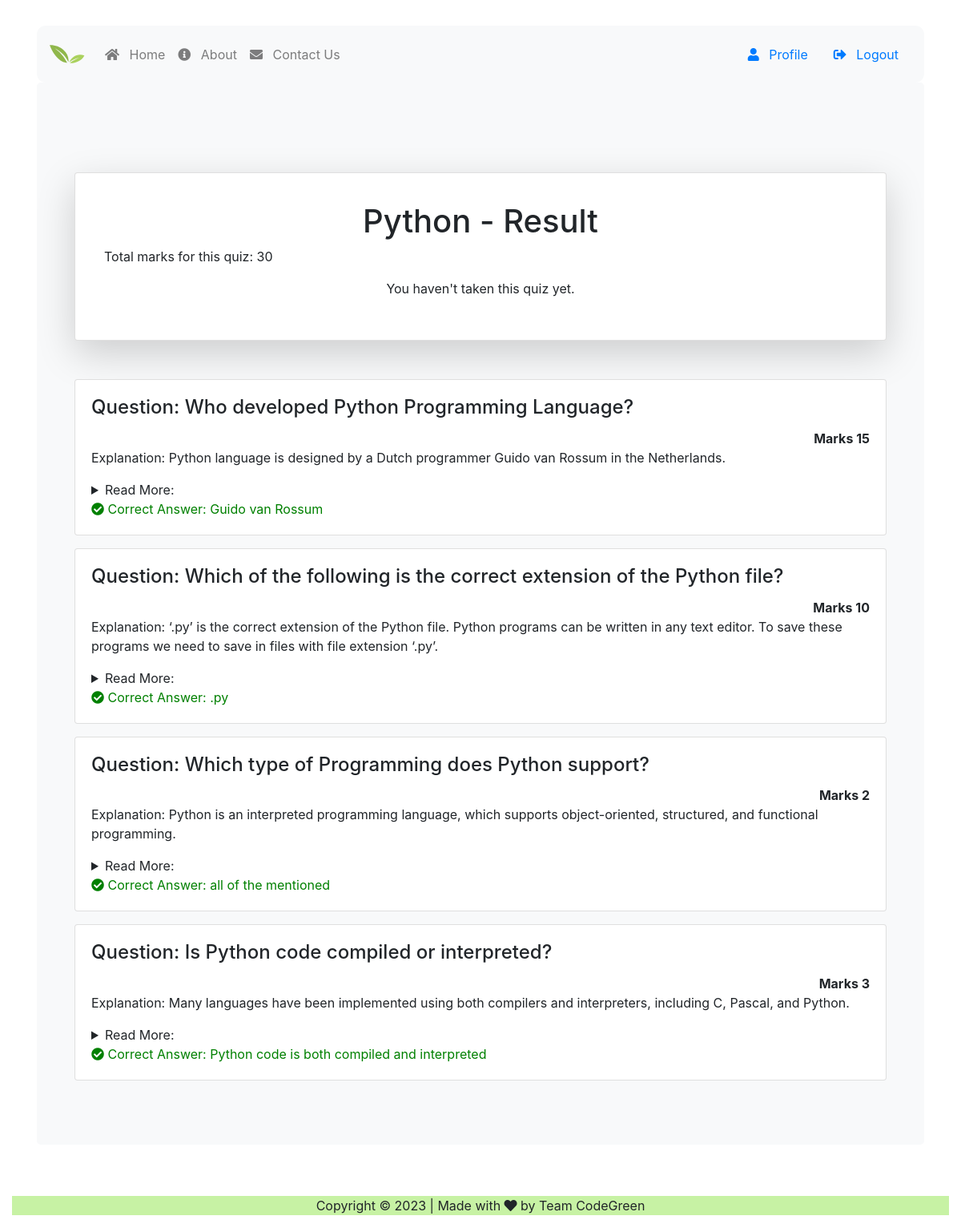
/results/2/ (signed in), run on the app's committed database.
### users/models.py (models this page shows, shortened)
class Quiz(models.Model):
    name = models.CharField(max_length=255)

class Question(models.Model):
    text = models.CharField(max_length=255)
    quiz = models.ForeignKey(Quiz, on_delete=models.CASCADE)
    marks = models.PositiveIntegerField(default=1)
    explanation = models.TextField()
    lmore = models.TextField()

class Answer(models.Model):
    text = models.CharField(max_length=255)
    question = models.ForeignKey(Question, on_delete=models.CASCADE)
    is_correct = models.BooleanField(default=False)

### users/views.py (the view)
# urls.py: path('results/<int:quiz_id>/', views.results, name='results'),
@login_required
def results(request, quiz_id):
    quiz = Quiz.objects.get(id=quiz_id)
    quiz_responses = QuizResponse.objects.filter(quiz_id=quiz_id)
    quiz_results = QuizResult.objects.filter(user=request.user, quiz=quiz)
    questions = quiz.question_set.all()  # get all questions for the quiz
    total_marks = sum(question.marks for question in questions)
    return render(request, 'users/results.html', {'quiz': quiz, 'quiz_results': quiz_results, 'questions': questions, 'quiz_responses': quiz_responses,'total_marks': total_marks})

### users/templates/users/results.html (shortened to what this page needs)
{% extends "users/base.html" %}
{% load static %}
{% block css %}
<link rel="stylesheet" href="{% static 'styles/results.css' %}">
{% endblock %}
{% block content %}
<div class="jumbotron bg-light text-left">
    <link rel="stylesheet"
        href="https://stackpath.bootstrapcdn.com/bootstrap/4.3.1/css/bootstrap.min.css">
    <link rel="stylesheet"
        href="https://cdnjs.cloudflare.com/ajax/libs/font-awesome/5.15.3/css/all.min.css">
    <div class="container mt-5">
        <div class="card shadow-lg p-3 mb-5 bg-white rounded">
            <div class="card-body">
                <h1 class="text-center">{{ quiz.name }} - Result</h1>
                <p>Total marks for this quiz: {{ total_marks }}</p>
                {% if quiz_results %}
                <div class="text-center">
                </div>
                <ul class="list-group list-group-flush">
                    {% for quiz_result in quiz_results %}
                    <li class="list-group-item text-center"><strong>Your score: {{ quiz_result.score }} Marks</strong></li>
                    {% endfor %}
                </ul>
                {% if quiz_results.0.score == total_marks %}
                <div class="text-center mt-4">
                    <i class="fas fa-5x fa-trophy text-success"></i>
                    <p class="mt-3">Congratulations! You got a perfect score!</p>
                </div>
                {% endif %}
                {% else %}
                <p class="text-center">You haven't taken this quiz yet.</p>
                {% endif %}
            </div>
        </div>
        {% if questions %}
        <div class="mt-5">
            {% for question in questions %}
            <div class="card mb-3">
                <div class="card-body">
                    <h4 class="card-title">Question: {{ question.text }}</h4>
                    <div class="text-right">
                        <strong>Marks {{ question.marks }}</strong>
                    </div>
                    <p class="card-text">Explanation: {{ question.explanation }}</p>
                    <details>
                        <summary>Read More: </summary>
                    </details>
                    {% for answer in question.answer_set.all %}
                    {% if answer.is_correct == 1 %}
                    <p class="card-text correct-answer"><i class="fas fa-check-circle"></i> Correct Answer: {{ answer.text }}</p>
                    {% endif %}
                    {% endfor %}
                </div>
            </div>
            {% endfor %}
        </div>
        {% endif %}
    </div>
</div>
{% endblock content %}

### static/styles/base.css (style rules this page uses)
body { background-image: url("https://jooinn.com/images/leaf-background-2.jpg"); background-repeat: repeat-y; background-attachment: fixed; background-size: cover; }

### static/styles/results.css (style rules this page uses)
.correct-answer { color: green; }

### data on the page
Quiz: name "Python"
Question: text "Who developed Python Programming Language?", marks "15", explanation "Python language is designed by a Dutch programmer Guido van Rossum in the Netherlands."
Answer: text "Guido van Rossum"
Question: text "Which of the following is the correct extension of the Python file?", marks "10", explanation "‘.py’ is the correct extension of the Python file. Python programs can be written in any text editor. To save these programs we need to save in files with file extension ‘.py’."
Answer: text ".py"
Question: text "Which type of Programming does Python support?", marks "2", explanation "Python is an interpreted programming language, which supports object-oriented, structured, and functional programming."
Answer: text "all of the mentioned"
Question: text "Is Python code compiled or interpreted?", marks "3", explanation "Many languages have been implemented using both compilers and interpreters, including C, Pascal, and Python."
Answer: text "Python code is both compiled and interpreted"

### other printed values
{{ total_marks }} "30"
